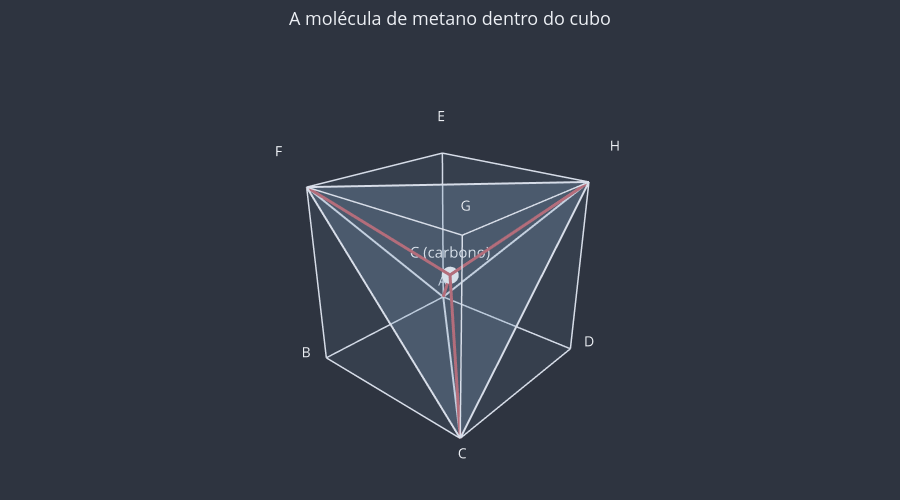

The notebook cell this image was saved under:
### Markdown cell above
**Exercício 7.** O ângulo entre duas ligações do metano (tetraedro dentro de um cubo de aresta 2, com o carbono no centro $O$).

### Code cell
# No triângulo AOC: OA e OC são metades da diagonal do cubo; AC é a diagonal de uma face.
a = 2
OA = OC = a * math.sqrt(3) / 2  # √3
AC = a * math.sqrt(2)  # 2√2

# Lei dos cossenos: AC² = OA² + OC² − 2 · OA · OC · cos θ.
cos_theta = (OA**2 + OC**2 - AC**2) / (2 * OA * OC)  # (3 + 3 − 8) / 6 = −1/3
angulo_ex7 = math.degrees(math.acos(cos_theta))  # ≈ 109,47°

print(f"cos θ = {cos_theta:.4f}")
print(angulo_ex7)

# Conferência com o utils_3d e o desenho da molécula.
v = u3d.vertices_do_cubo(2)
carbono = (1, 1, 1)
print(f"Ângulo medido com o utils_3d: {u3d.medir_angulo(carbono, v['A'], v['C']):.4f}°")
fig = u3d.criar_figura(titulo="A molécula de metano dentro do cubo")
fig = u3d.desenhar_cubo(fig, 2, opacidade=0.05)
fig = u3d.desenhar_poliedro(
    fig, *u3d.piramide([v["A"], v["C"], v["F"]], v["H"]), opacidade=0.15
)
for nome in "ACFH":
    fig = u3d.desenhar_segmento(fig, carbono, v[nome], cor=u3d.CORES["destaque"], espessura=6)
fig = u3d.desenhar_ponto(fig, carbono, rotulo="C (carbono)", tamanho=10)
u3d.mostrar(fig)

### Figure 1 — Plotly figure (JSON) as saved in the notebook; plotly's stock layout.template omitted (floating-point values rounded to 4 significant figures)
{"data": [{"color": "#81A1C1", "hoverinfo": "skip", "i": [0, 0, 4, 4, 0, 0, 1, 1, 2, 2, 3, 3], "j": [1, 2, 5, 6, 1, 5, 2, 6, 3, 7, 0, 4], "k": [2, 3, 6, 7, 5, 4, 6, 5, 7, 6, 4, 7], "lighting": {"ambient": 1, "diffuse": 0, "fresnel": 0, "specular": 0}, "opacity": 0.05, "type": "mesh3d", "x": [0.0, 2.0, 2.0, 0.0, 0.0, 2.0, 2.0, 0.0], "y": [0.0, 0.0, 2.0, 2.0, 0.0, 0.0, 2.0, 2.0], "z": [0.0, 0.0, 0.0, 0.0, 2.0, 2.0, 2.0, 2.0]}, {"hoverinfo": "skip", "line": {"color": "#D8DEE9", "dash": "solid", "width": 3}, "mode": "lines", "type": "scatter3d", "x": [0, 2], "y": [0, 0], "z": [0, 0]}, {"hoverinfo": "skip", "line": {"color": "#D8DEE9", "dash": "solid", "width": 3}, "mode": "lines", "type": "scatter3d", "x": [2, 2], "y": [0, 2], "z": [0, 0]}, {"hoverinfo": "skip", "line": {"color": "#D8DEE9", "dash": "solid", "width": 3}, "mode": "lines", "type": "scatter3d", "x": [2, 0], "y": [2, 2], "z": [0, 0]}, {"hoverinfo": "skip", "line": {"color": "#D8DEE9", "dash": "solid", "width": 3}, "mode": "lines", "type": "scatter3d", "x": [0, 0], "y": [2, 0], "z": [0, 0]}, {"hoverinfo": "skip", "line": {"color": "#D8DEE9", "dash": "solid", "width": 3}, "mode": "lines", "type": "scatter3d", "x": [0, 2], "y": [0, 0], "z": [2, 2]}, {"hoverinfo": "skip", "line": {"color": "#D8DEE9", "dash": "solid", "width": 3}, "mode": "lines", "type": "scatter3d", "x": [2, 2], "y": [0, 2], "z": [2, 2]}, {"hoverinfo": "skip", "line": {"color": "#D8DEE9", "dash": "solid", "width": 3}, "mode": "lines", "type": "scatter3d", "x": [2, 0], "y": [2, 2], "z": [2, 2]}, {"hoverinfo": "skip", "line": {"color": "#D8DEE9", "dash": "solid", "width": 3}, "mode": "lines", "type": "scatter3d", "x": [0, 0], "y": [2, 0], "z": [2, 2]}, {"hoverinfo": "skip", "line": {"color": "#D8DEE9", "dash": "solid", "width": 3}, "mode": "lines", "type": "scatter3d", "x": [0, 0], "y": [0, 0], "z": [0, 2]}, {"hoverinfo": "skip", "line": {"color": "#D8DEE9", "dash": "solid", "width": 3}, "mode": "lines", "type": "scatter3d", "x": [2, 2], "y": [0, 0], "z": [0, 2]}, {"hoverinfo": "skip", "line": {"color": "#D8DEE9", "dash": "solid", "width": 3}, "mode": "lines", "type": "scatter3d", "x": [2, 2], "y": [2, 2], "z": [0, 2]}, {"hoverinfo": "skip", "line": {"color": "#D8DEE9", "dash": "solid", "width": 3}, "mode": "lines", "type": "scatter3d", "x": [0, 0], "y": [2, 2], "z": [0, 2]}, {"hoverinfo": "skip", "mode": "text", "text": ["A"], "textfont": {"color": "#ECEFF4", "size": 14}, "type": "scatter3d", "x": [-0.1732], "y": [-0.1732], "z": [-0.1732]}, {"hoverinfo": "skip", "mode": "text", "text": ["B"], "textfont": {"color": "#ECEFF4", "size": 14}, "type": "scatter3d", "x": [2.173], "y": [-0.1732], "z": [-0.1732]}, {"hoverinfo": "skip", "mode": "text", "text": ["C"], "textfont": {"color": "#ECEFF4", "size": 14}, "type": "scatter3d", "x": [2.173], "y": [2.173], "z": [-0.1732]}, {"hoverinfo": "skip", "mode": "text", "text": ["D"], "textfont": {"color": "#ECEFF4", "size": 14}, "type": "scatter3d", "x": [-0.1732], "y": [2.173], "z": [-0.1732]}, {"hoverinfo": "skip", "mode": "text", "text": ["E"], "textfont": {"color": "#ECEFF4", "size": 14}, "type": "scatter3d", "x": [-0.1732], "y": [-0.1732], "z": [2.173]}, {"hoverinfo": "skip", "mode": "text", "text": ["F"], "textfont": {"color": "#ECEFF4", "size": 14}, "type": "scatter3d", "x": [2.173], "y": [-0.1732], "z": [2.173]}, {"hoverinfo": "skip", "mode": "text", "text": ["G"], "textfont": {"color": "#ECEFF4", "size": 14}, "type": "scatter3d", "x": [2.173], "y": [2.173], "z": [2.173]}, {"hoverinfo": "skip", "mode": "text", "text": ["H"], "textfont": {"color": "#ECEFF4", "size": 14}, "type": "scatter3d", "x": [-0.1732], "y": [2.173], "z": [2.173]}, {"color": "#81A1C1", "hoverinfo": "skip", "i": [0], "j": [1], "k": [2], "lighting": {"ambient": 1, "diffuse": 0, "fresnel": 0, "specular": 0}, "opacity": 0.15, "type": "mesh3d", "x": [0.0, 2.0, 2.0], "y": [0.0, 2.0, 0.0], "z": [0.0, 0.0, 2.0]}, {"color": "#81A1C1", "hoverinfo": "skip", "i": [0], "j": [1], "k": [2], "lighting": {"ambient": 1, "diffuse": 0, "fresnel": 0, "specular": 0}, "opacity": 0.15, "type": "mesh3d", "x": [0.0, 2.0, 0.0], "y": [2.0, 2.0, 0.0], "z": [2.0, 0.0, 0.0]}, {"color": "#81A1C1", "hoverinfo": "skip", "i": [0], "j": [1], "k": [2], "lighting": {"ambient": 1, "diffuse": 0, "fresnel": 0, "specular": 0}, "opacity": 0.15, "type": "mesh3d", "x": [0.0, 2.0, 2.0], "y": [2.0, 0.0, 2.0], "z": [2.0, 2.0, 0.0]}, {"color": "#81A1C1", "hoverinfo": "skip", "i": [0], "j": [1], "k": [2], "lighting": {"ambient": 1, "diffuse": 0, "fresnel": 0, "specular": 0}, "opacity": 0.15, "type": "mesh3d", "x": [0.0, 0.0, 2.0], "y": [2.0, 0.0, 0.0], "z": [2.0, 0.0, 2.0]}, {"hoverinfo": "skip", "line": {"color": "#D8DEE9", "width": 4}, "mode": "lines", "type": "scatter3d", "x": [0, 2, null, 2, 2, null, 0, 2, null, 2, 0, null, 0, 0, null, 2, 0, null], "y": [0, 2, null, 2, 0, null, 0, 0, null, 2, 2, null, 0, 2, null, 0, 2, null], "z": [0, 0, null, 0, 2, null, 0, 2, null, 0, 2, null, 0, 2, null, 2, 2, null]}, {"hoverinfo": "skip", "line": {"color": "#BF616A", "dash": "solid", "width": 6}, "mode": "lines", "type": "scatter3d", "x": [1, 0], "y": [1, 0], "z": [1, 0]}, {"hoverinfo": "skip", "line": {"color": "#BF616A", "dash": "solid", "width": 6}, "mode": "lines", "type": "scatter3d", "x": [1, 2], "y": [1, 2], "z": [1, 0]}, {"hoverinfo": "skip", "line": {"color": "#BF616A", "dash": "solid", "width": 6}, "mode": "lines", "type": "scatter3d", "x": [1, 2], "y": [1, 0], "z": [1, 2]}, {"hoverinfo": "skip", "line": {"color": "#BF616A", "dash": "solid", "width": 6}, "mode": "lines", "type": "scatter3d", "x": [1, 0], "y": [1, 2], "z": [1, 2]}, {"hoverinfo": "text", "marker": {"color": "#ECEFF4", "size": 10}, "mode": "markers+text", "text": ["C (carbono)"], "textfont": {"color": "#ECEFF4", "size": 15}, "textposition": "top center", "type": "scatter3d", "x": [1], "y": [1], "z": [1]}], "layout": {"font": {"color": "#ECEFF4", "size": 13}, "height": 500, "margin": {"b": 0, "l": 0, "r": 0, "t": 50}, "paper_bgcolor": "#2E3440", "plot_bgcolor": "#2E3440", "scene": {"aspectmode": "data", "bgcolor": "#2E3440", "camera": {"eye": {"x": 1.6, "y": 1.4, "z": 1}}, "xaxis": {"visible": false}, "yaxis": {"visible": false}, "zaxis": {"visible": false}}, "showlegend": false, "title": {"text": "A molécula de metano dentro do cubo", "x": 0.5}}}
